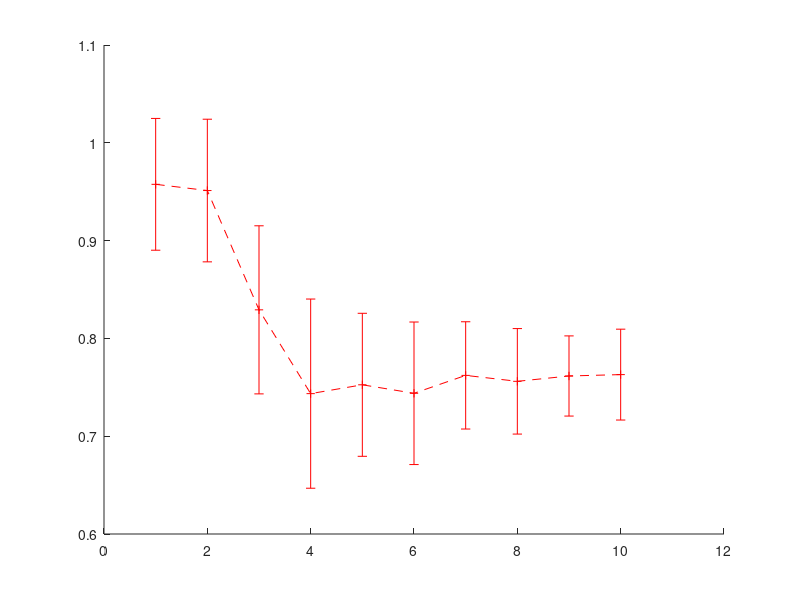

The MATLAB script that drew this image: (Note: this script raises an error after producing the figure.)

%% load data
clear all
clc

load('TestSpikeRate.mat')

C1 = zeros(50,2);
C2 = zeros(50,2);
C3 = zeros(50,2);
C4 = zeros(50,2);
for i = 1:50
    [C1(i,1),C1(i,2)] = max(OfflineStaticDelaySpikeRate100(i,:));
    [C2(i,1),C2(i,2)] = max(OfflineDynamicDelaySpikeRate100(i,:));
    [C3(i,1),C3(i,2)] = max(OnlineStaticDelaySpikeRate100(i,:));
    [C4(i,1),C4(i,2)] = max(OnlineDynamicDelaySpikeRate100(i,:));
end

%% avg
m1 = mean(C1);
m2 = mean(C2);
m3 = mean(C3);
m4 = mean(C4);

s1 = std(C1);
s2 = std(C2);
s3 = std(C3);
s4 = std(C4);
%% data
clear all

C=[0.957544027969865,0.951196899562511,0.829208598815813,0.743527108232236,0.752558554237290,0.743882548541249,0.762179642442826,0.756112218129828,0.761577376537860,0.762982529177272
0.980204327743240,0.933087723628366,0.736621035714939,0.705450641855224,0.653596980175969,0.660399440602674,0.712911820751717,0.740718994634456,0.759732041518450,0.759817306972361
0.976702971069992,0.953239085381723,0.924583232501027,0.916167354579459,0.936744517401143,0.935649322173446,0.946504322827366,0.939212968982393,0.951094130032298,0.959387012086416
0.982759505926753,0.977740768444879,0.965614778090449,0.946968039000712,0.961576795256422,0.955626264656228,0.962144150342451,0.947553630400926,0.947999312673661,0.950230011056438];

Epoch=[85.440000000000000,78.160000000000000,47.340000000000000,19.840000000000000,20.080000000000000,16.800000000000000,6.880000000000000,3.460000000000000,3.240000000000000,2.680000000000000
79.020000000000000,66.120000000000000,13.120000000000000,6,3.520000000000000,2.580000000000000,1.980000000000000,2.820000000000000,2.540000000000000,2.160000000000000
39.880000000000000,21.840000000000000,17.340000000000000,7.200000000000000,3.800000000000000,2.880000000000000,3.400000000000000,2.240000000000000,2.040000000000000,2.020000000000000
62.480000000000000,53.300000000000000,25.860000000000000,9,5.980000000000000,6.900000000000000,3.440000000000000,3.400000000000000,2.680000000000000,2.580000000000000];

Cstd=[0.067372441599981,0.072925471487860,0.085935034269155,0.096722636669915,0.073114663716557,0.072873310101144,0.054835817451774,0.053937415150349,0.040983318501991,0.046449775576517
0.032288416482245,0.091203520254805,0.069165418072583,0.070655201850624,0.062859427869150,0.067339223762989,0.052128169660931,0.055420369382149,0.044689171776883,0.048009752817630
0.040317731056362,0.046704287592950,0.044561911152540,0.086186286853380,0.023676380840237,0.059155761018450,0.021219152646412,0.064669363455250,0.049057793880627,0.035532646508107
0.036529923844033,0.031230193535275,0.026431889698917,0.079160415558041,0.019964747459105,0.068893833987666,0.028632859259610,0.078189239393119,0.074202560528120,0.061950429972884];

Epochstd=[11.303169142017703,14.044186828487772,25.553952527856005,14.637608815538648,23.666768228200212,20.484937223756017,8.394945029052685,1.053855893800456,1.378552923635980,1.236189008730511
12.889625633803020,25.093815808615770,7.272088098072138,1.678191446352962,1.487910464719033,1.458122919708620,0.868731188314901,1.206952647736253,0.930437685024787,0.997138763806580
26.985740754732536,21.787807861934425,20.552183458162283,10.569497893196521,3.597050946289763,1.533836060739377,6.101187572589322,0.770899289327546,0.402035636556294,0.318798765777449
17.813363477101877,24.666965433013228,22.024114798399080,10.528871870107588,3.862377400471565,13.127708661220266,1.896936305451181,1.862629258629328,1.284761551766693,0.970798114744686];

%% plot C
x = 1:10;

figure('position', [800,400,400,200]);
errorbar(x, C(1,:), Cstd(1,:), '+--r','lineWidth', 1)
hold on;
errorbar(x, C(2,:), Cstd(2,:), 'x--b','lineWidth', 1)
hold on;
errorbar(x, C(3,:), Cstd(3,:), 'o-r','lineWidth', 1)
hold on;
errorbar(x, C(4,:), Cstd(4,:), 's-b','lineWidth', 1)
hold on;

axis([0.5, 10.5, 0.5, 1.04]);%xmin xmax ymin ymax
set(gca,'XTick',[1,2,3,4,5,6,7,8,9,10],'Fontsize',10,'FontName','Times New Roman');
set(gca,'XTickLabel', {'10','20','30','40','50','60','70','80','90','100'},'FontSize',10,'FontName','Times New Roman');

xlabel('Spike Firing Rate (Hz)','Fontsize',12,'FontName','Times New Roman');
ylabel('\it C','Fontsize',12,'FontName','Times New Roman');

legend({'Off-SD','Off-DD','On-SD','On-DD'},'location','best','Fontsize',10);
title('(a)','fontname','Times New Roman','fontsize',12);
hold off;
%% plot epoch

figure('position', [800,400,400,200]);
bar(Epoch');
hold on

numgroups = size(Epoch, 2); 
numbars = size(Epoch, 1); 
groupwidth = min(0.8, numbars/(numbars+1.5));
for i = 1:numbars
      % Based on barweb.m by Bolu Ajiboye from MATLAB File Exchange
      x = (1:numgroups) - groupwidth/2 + (2*i-1) * groupwidth / (2*numbars);  % Aligning error bar with individual bar
      errorbar(x, Epoch(i,:), Epochstd(i,:), 'k', 'linestyle', 'none', 'lineWidth', 1);
end

axis([0.5, 10.5, 0, 105]);%xmin xmax ymin ymax
set(gca,'XTick',[1,2,3,4,5,6,7,8,9,10],'Fontsize',10,'FontName','Times New Roman');
set(gca,'XTickLabel', {'10','20','30','40','50','60','70','80','90','100'},'FontSize',10,'FontName','Times New Roman');

xlabel('Spike Firing Rate (Hz)','Fontsize',12,'FontName','Times New Roman');
ylabel('Learning Epochs','Fontsize',12,'FontName','Times New Roman');

legend({'Off-SD','Off-DD','On-SD','On-DD'},'location','best','Fontsize',10);
title('(b)','fontname','Times New Roman','fontsize',12);

hold off;